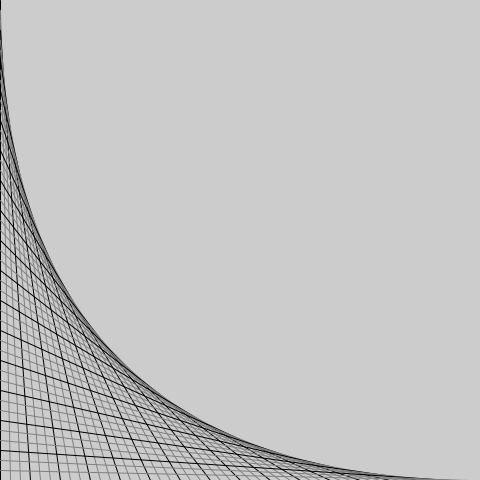
Frame 1 (no input)
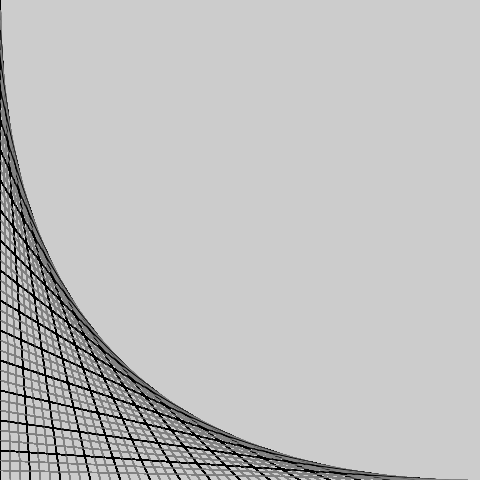
Frame 60 (the mouse pressed at the canvas centre just before this capture)
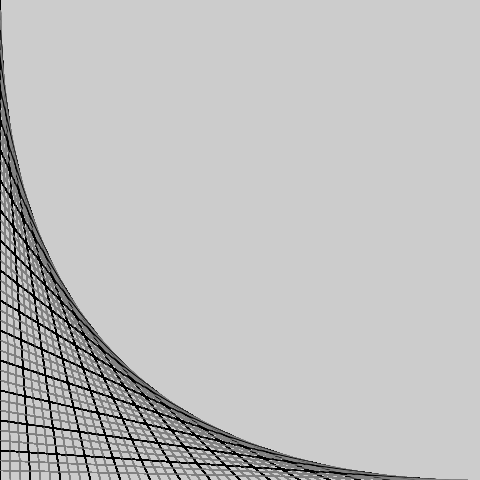
Frame 120 (the mouse held since frame 60 and released just before this capture)

The Processing sketch that drew these frames (run headless with seeded random() and noise(); from frame 60 on, the mouse is pressed at the canvas centre):

// Processing sketch: ParabolicLines
// ── ParabolicLines.pde
int lineWidthDistance = 0;
int lineDistance = 10;
void setup()
{
  size(480, 480);
  //No matter the width or height it'll always go from corner to corner.
  lineWidthDistance = width/(height/lineDistance);
  println(lineWidthDistance); //Debug
}
void draw()
{
  for(int i = 0; i < height; i += lineDistance)
  {
    if(i%(lineDistance * 3) == 0)
    stroke(0);
    else
    stroke(128);
    line(0, i, lineWidthDistance * i/lineDistance, height);
  }
}
